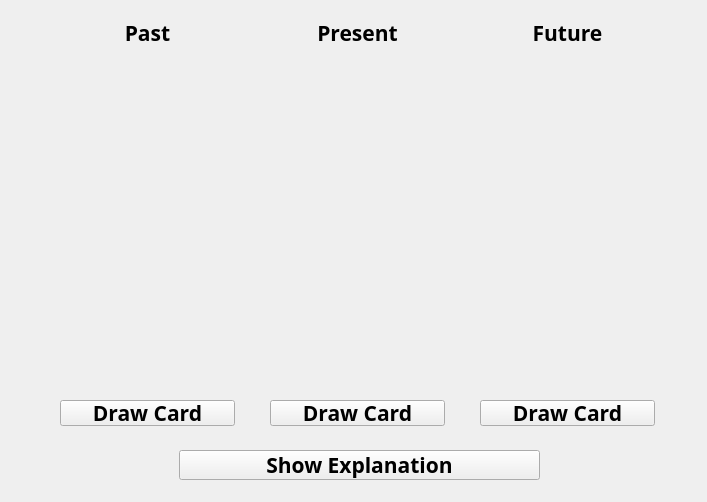
<?xml version="1.0" encoding="UTF-8"?>
<ui version="4.0">
 <class>UIThreeReading</class>
 <widget class="QWidget" name="UIThreeReading">
  <property name="geometry">
   <rect>
    <x>0</x>
    <y>0</y>
    <width>707</width>
    <height>502</height>
   </rect>
  </property>
  <property name="windowTitle">
   <string>Classic Three Reading</string>
  </property>
  <widget class="QLabel" name="fut_img">
   <property name="geometry">
    <rect>
     <x>480</x>
     <y>60</y>
     <width>175</width>
     <height>315</height>
    </rect>
   </property>
   <property name="autoFillBackground">
    <bool>true</bool>
   </property>
   <property name="text">
    <string/>
   </property>
  </widget>
  <widget class="QPushButton" name="decipher_btn">
   <property name="geometry">
    <rect>
     <x>179</x>
     <y>450</y>
     <width>361</width>
     <height>30</height>
    </rect>
   </property>
   <property name="font">
    <font>
     <family>Cormorant Infant SemiBold</family>
     <pointsize>16</pointsize>
     <bold>true</bold>
    </font>
   </property>
   <property name="text">
    <string>Show Explanation</string>
   </property>
  </widget>
  <widget class="QLabel" name="pre_label">
   <property name="geometry">
    <rect>
     <x>260</x>
     <y>20</y>
     <width>195</width>
     <height>26</height>
    </rect>
   </property>
   <property name="font">
    <font>
     <family>Cormorant Infant SemiBold</family>
     <pointsize>16</pointsize>
     <bold>true</bold>
    </font>
   </property>
   <property name="layoutDirection">
    <enum>Qt::LeftToRight</enum>
   </property>
   <property name="text">
    <string>Present</string>
   </property>
   <property name="alignment">
    <set>Qt::AlignCenter</set>
   </property>
  </widget>
  <widget class="QLabel" name="pas_img">
   <property name="geometry">
    <rect>
     <x>60</x>
     <y>60</y>
     <width>175</width>
     <height>315</height>
    </rect>
   </property>
   <property name="autoFillBackground">
    <bool>true</bool>
   </property>
   <property name="text">
    <string/>
   </property>
  </widget>
  <widget class="QLabel" name="pre_img">
   <property name="geometry">
    <rect>
     <x>270</x>
     <y>60</y>
     <width>175</width>
     <height>315</height>
    </rect>
   </property>
   <property name="autoFillBackground">
    <bool>true</bool>
   </property>
   <property name="text">
    <string/>
   </property>
  </widget>
  <widget class="QLabel" name="fut_label">
   <property name="geometry">
    <rect>
     <x>470</x>
     <y>20</y>
     <width>195</width>
     <height>26</height>
    </rect>
   </property>
   <property name="font">
    <font>
     <family>Cormorant Infant SemiBold</family>
     <pointsize>16</pointsize>
     <bold>true</bold>
    </font>
   </property>
   <property name="layoutDirection">
    <enum>Qt::LeftToRight</enum>
   </property>
   <property name="text">
    <string>Future</string>
   </property>
   <property name="alignment">
    <set>Qt::AlignCenter</set>
   </property>
  </widget>
  <widget class="QLabel" name="pas_label">
   <property name="geometry">
    <rect>
     <x>50</x>
     <y>20</y>
     <width>195</width>
     <height>26</height>
    </rect>
   </property>
   <property name="font">
    <font>
     <family>Cormorant Infant SemiBold</family>
     <pointsize>16</pointsize>
     <bold>true</bold>
    </font>
   </property>
   <property name="layoutDirection">
    <enum>Qt::LeftToRight</enum>
   </property>
   <property name="text">
    <string>Past</string>
   </property>
   <property name="alignment">
    <set>Qt::AlignCenter</set>
   </property>
  </widget>
  <widget class="QPushButton" name="pas_btn">
   <property name="geometry">
    <rect>
     <x>60</x>
     <y>400</y>
     <width>175</width>
     <height>26</height>
    </rect>
   </property>
   <property name="font">
    <font>
     <family>Cormorant Infant SemiBold</family>
     <pointsize>16</pointsize>
     <bold>true</bold>
    </font>
   </property>
   <property name="text">
    <string>Draw Card</string>
   </property>
  </widget>
  <widget class="QPushButton" name="pre_btn">
   <property name="geometry">
    <rect>
     <x>270</x>
     <y>400</y>
     <width>175</width>
     <height>26</height>
    </rect>
   </property>
   <property name="font">
    <font>
     <family>Cormorant Infant SemiBold</family>
     <pointsize>16</pointsize>
     <bold>true</bold>
    </font>
   </property>
   <property name="text">
    <string>Draw Card</string>
   </property>
  </widget>
  <widget class="QPushButton" name="fut_btn">
   <property name="geometry">
    <rect>
     <x>480</x>
     <y>400</y>
     <width>175</width>
     <height>26</height>
    </rect>
   </property>
   <property name="font">
    <font>
     <family>Cormorant Infant SemiBold</family>
     <pointsize>16</pointsize>
     <bold>true</bold>
    </font>
   </property>
   <property name="text">
    <string>Draw Card</string>
   </property>
  </widget>
 </widget>
 <resources/>
 <connections/>
</ui>
